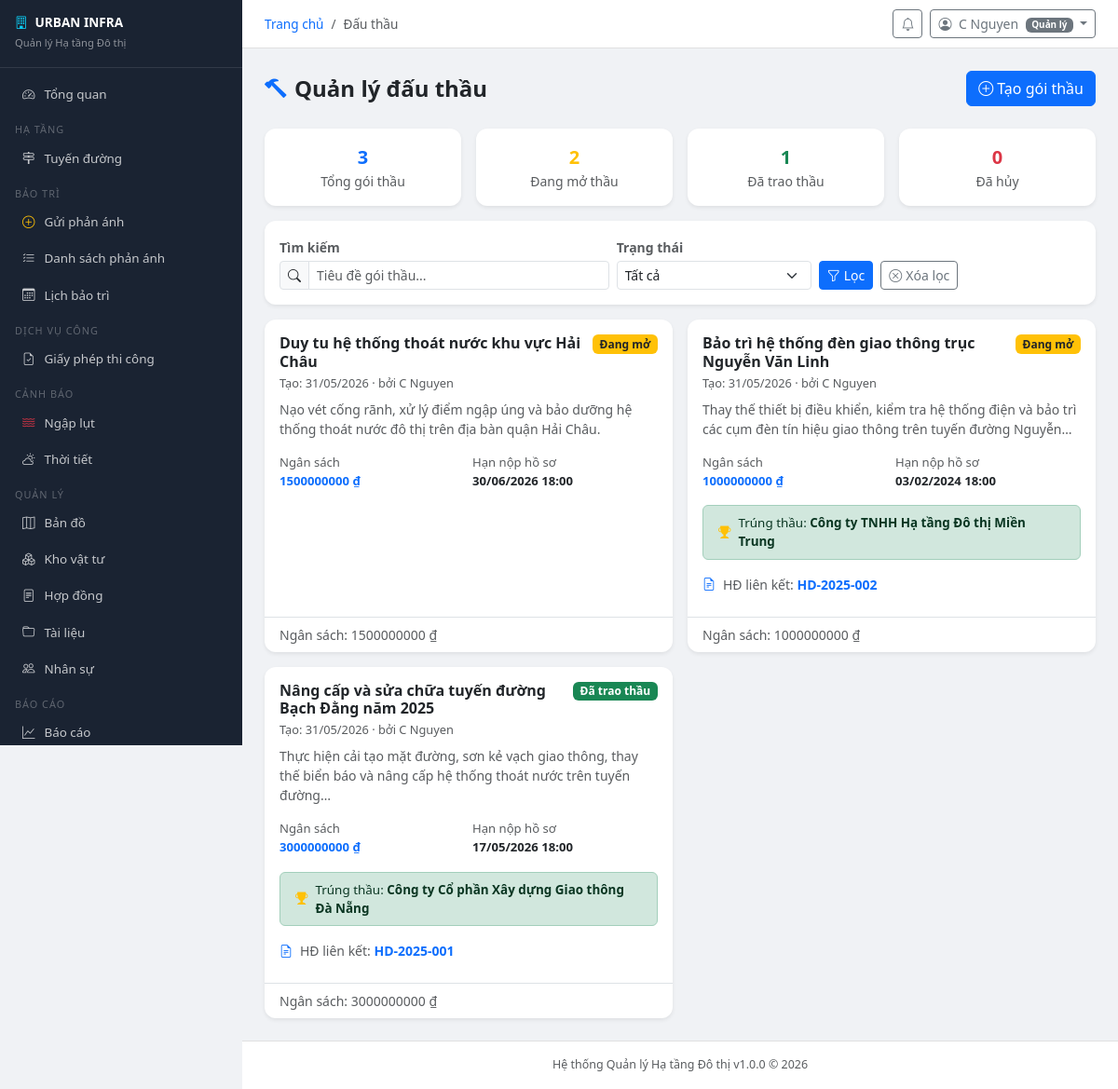
Screenshot of /contracts/tenders/ (signed in) with the database file from the repository.
### accounts/models.py (models this page shows, shortened)
class User(AbstractUser):
    ROLE_CHOICES = [
        ('admin', 'Quản trị viên hệ thống'),
        ('manager', 'Quản lý'),
        ('staff', 'Cán bộ kỹ thuật'),
        ('inspector', 'Kiểm định viên'),
        ('citizen', 'Người dân'),
    ]
    role = models.CharField('Vai trò', max_length=20, choices=ROLE_CHOICES, default='citizen')
    phone = models.CharField('Số điện thoại', max_length=15, blank=True)
    avatar = models.ImageField('Ảnh đại diện', upload_to='avatars/', blank=True, null=True)
    address = models.TextField('Địa chỉ', blank=True)
    district = models.CharField('Quận/Huyện', max_length=100, blank=True)
    ward = models.CharField('Phường/Xã', max_length=100, blank=True)
    is_locked = models.BooleanField('Bị khóa', default=False)
    locked_reason = models.TextField('Lý do khóa', blank=True)
    otp_secret = models.CharField(max_length=32, blank=True)
    two_factor_enabled = models.BooleanField('Xác thực 2 bước', default=False)
    created_at = models.DateTimeField('Ngày tạo', auto_now_add=True)
    updated_at = models.DateTimeField('Cập nhật', auto_now=True)
    class Meta:
        verbose_name = 'Người dùng'
        verbose_name_plural = 'Người dùng'
    @property
    def is_admin(self):
        return self.role == 'admin' or self.is_superuser
    @property
    def is_staff_member(self):
        return self.role in ('admin', 'manager', 'staff', 'inspector')

### contracts/models.py (models this page shows, shortened)
class Tender(models.Model):
    STATUS_CHOICES = [('open','Đang mở'),('closed','Đã đóng'),('awarded','Đã trao thầu'),('cancelled','Hủy')]
    title = models.CharField('Tiêu đề gói thầu', max_length=300)
    description = models.TextField('Mô tả')
    budget = models.DecimalField('Ngân sách (VNĐ)', max_digits=18, decimal_places=0, default=0)
    deadline = models.DateTimeField('Hạn nộp hồ sơ')
    status = models.CharField('Trạng thái', max_length=10, choices=STATUS_CHOICES, default='open')
    awarded_to = models.ForeignKey(Contractor, on_delete=models.SET_NULL, null=True, blank=True, related_name='awarded_tenders')
    result_contract = models.OneToOneField(Contract, on_delete=models.SET_NULL, null=True, blank=True, related_name='tender')
    created_by = models.ForeignKey(User, on_delete=models.SET_NULL, null=True)
    created_at = models.DateTimeField(auto_now_add=True)
    class Meta:
        verbose_name = 'Gói thầu'
        verbose_name_plural = 'Gói thầu'
        ordering = ['-created_at']

class Contractor(models.Model):
    name = models.CharField('Tên nhà thầu', max_length=200)
    tax_code = models.CharField('Mã số thuế', max_length=20, unique=True)
    address = models.TextField(blank=True)
    phone = models.CharField(max_length=15, blank=True)
    email = models.EmailField(blank=True)
    representative = models.CharField('Người đại diện', max_length=100, blank=True)
    is_active = models.BooleanField('Đang hoạt động', default=True)
    created_at = models.DateTimeField(auto_now_add=True)
    class Meta:
        verbose_name = 'Nhà thầu'
        verbose_name_plural = 'Nhà thầu'

class Contract(models.Model):
    STATUS_CHOICES = [('draft','Nháp'),('active','Đang hiệu lực'),('completed','Hoàn thành'),('terminated','Chấm dứt'),('expired','Hết hạn')]
    contract_number = models.CharField('Số hợp đồng', max_length=50, unique=True)
    title = models.CharField('Tiêu đề', max_length=300)
    contractor = models.ForeignKey(Contractor, on_delete=models.PROTECT, related_name='contracts')
    status = models.CharField('Trạng thái', max_length=15, choices=STATUS_CHOICES, default='draft')
    value = models.DecimalField('Giá trị (VNĐ)', max_digits=18, decimal_places=0, default=0)
    start_date = models.DateField('Ngày bắt đầu')
    end_date = models.DateField('Ngày kết thúc')
    terms = models.TextField('Điều khoản', blank=True)
    description = models.TextField('Mô tả', blank=True)
    guaranty = models.DecimalField('Bảo lãnh', max_digits=18, decimal_places=0, default=0)
    approved_by = models.ForeignKey(User, on_delete=models.SET_NULL, null=True, blank=True, related_name='approved_contracts')
    created_by = models.ForeignKey(User, on_delete=models.SET_NULL, null=True, related_name='created_contracts')
    document = models.FileField('Tài liệu hợp đồng', upload_to='contracts/', null=True, blank=True)
    progress_percent = models.IntegerField('Tiến độ (%)', default=0)
    created_at = models.DateTimeField(auto_now_add=True)
    updated_at = models.DateTimeField(auto_now=True)
    class Meta:
        verbose_name = 'Hợp đồng'
        verbose_name_plural = 'Hợp đồng'
        ordering = ['-created_at']

### contracts/views.py (the view)
# urls.py: path('tenders/', views.tender_list, name='tender_list'),
@login_required
@staff_required
def tender_list(request):
    qs = Tender.objects.select_related('awarded_to', 'created_by', 'result_contract').all()
    q = request.GET.get('q', '').strip()
    if q:
        qs = qs.filter(Q(title__icontains=q) | Q(description__icontains=q))
    status = request.GET.get('status', '')
    if status:
        qs = qs.filter(status=status)
    all_tenders = Tender.objects.all()
    stats = {
        'total':     all_tenders.count(),
        'open':      all_tenders.filter(status='open').count(),
        'awarded':   all_tenders.filter(status='awarded').count(),
        'cancelled': all_tenders.filter(status='cancelled').count(),
    }
    paginator = Paginator(qs, 20)
    page = paginator.get_page(request.GET.get('page', 1))
    return render(request, 'contracts/tender_list.html', {
        'page_obj':   page,
        'page_title': 'Đấu thầu',
        'stats':      stats,
    })

### contracts/templates/contracts/tender_list.html (shortened to what this page needs)
{% extends "base.html" %}
{% block content %}
<div class="d-flex justify-content-between align-items-center mb-4">
  <h4 class="fw-bold mb-0">
    <i class="bi bi-hammer text-primary me-2"></i>Quản lý đấu thầu
  </h4>
  {% if user.is_staff_member %}
  <a href="{% url 'contracts:tender_create' %}" class="btn btn-primary">
    <i class="bi bi-plus-circle me-1"></i>Tạo gói thầu
  </a>
  {% endif %}
</div>
<div class="row g-3 mb-3">
  <div class="col-6 col-md-3">
    <div class="card border-0 shadow-sm text-center py-3">
      <div class="fw-bold fs-5 text-primary">{{ stats.total|default:0 }}</div>
      <div class="small text-muted">Tổng gói thầu</div>
    </div>
  </div>
  <div class="col-6 col-md-3">
    <div class="card border-0 shadow-sm text-center py-3">
      <div class="fw-bold fs-5 text-warning">{{ stats.open|default:0 }}</div>
      <div class="small text-muted">Đang mở thầu</div>
    </div>
  </div>
  <div class="col-6 col-md-3">
    <div class="card border-0 shadow-sm text-center py-3">
      <div class="fw-bold fs-5 text-success">{{ stats.awarded|default:0 }}</div>
      <div class="small text-muted">Đã trao thầu</div>
    </div>
  </div>
  <div class="col-6 col-md-3">
    <div class="card border-0 shadow-sm text-center py-3">
      <div class="fw-bold fs-5 text-danger">{{ stats.cancelled|default:0 }}</div>
      <div class="small text-muted">Đã hủy</div>
    </div>
  </div>
</div>
<div class="card border-0 shadow-sm mb-3">
  <div class="card-body py-3">
    <form method="get" class="row g-2 align-items-end">
      <div class="col-md-5">
        <label class="form-label small fw-semibold text-muted mb-1">Tìm kiếm</label>
        <div class="input-group input-group-sm">
          <span class="input-group-text"><i class="bi bi-search"></i></span>
          <input type="text" name="q" class="form-control"
                 placeholder="Tiêu đề gói thầu..."
                 value="{{ request.GET.q|default:'' }}">
        </div>
      </div>
      <div class="col-md-3">
        <label class="form-label small fw-semibold text-muted mb-1">Trạng thái</label>
        <select name="status" class="form-select form-select-sm" onchange="this.form.submit()">
          <option value="">Tất cả</option>
        </select>
      </div>
      <div class="col-md-4">
        <button type="submit" class="btn btn-primary btn-sm me-1">
          <i class="bi bi-funnel me-1"></i>Lọc
        </button>
        <a href="{% url 'contracts:tender_list' %}" class="btn btn-outline-secondary btn-sm">
          <i class="bi bi-x-circle me-1"></i>Xóa lọc
        </a>
      </div>
    </form>
  </div>
</div>
<div class="row g-3">
  {% for tender in page_obj %}
  <div class="col-lg-6">
    <div class="card border-0 shadow-sm h-100">
      <div class="card-body">
        <div class="d-flex align-items-start justify-content-between mb-2">
          <div class="flex-grow-1 me-2">
            <h6 class="fw-bold mb-1">{{ tender.title }}</h6>
            <div class="text-muted" style="font-size:.8rem">
              Tạo: {{ tender.created_at|date:"d/m/Y" }}
              {% if tender.created_by %}· bởi {{ tender.created_by.get_full_name|default:tender.created_by.username }}{% endif %}
            </div>
          </div>
          {% if tender.status == 'open' %}
            <span class="badge bg-warning text-dark flex-shrink-0">Đang mở</span>
          {% elif tender.status == 'awarded' %}
            <span class="badge bg-success flex-shrink-0">Đã trao thầu</span>
          {% elif tender.status == 'closed' %}
            <span class="badge bg-info text-dark flex-shrink-0">Đã đóng</span>
          {% elif tender.status == 'cancelled' %}
            <span class="badge bg-danger flex-shrink-0">Đã hủy</span>
          {% else %}
            <span class="badge bg-secondary flex-shrink-0">{{ tender.status }}</span>
          {% endif %}
        </div>
        <p class="text-muted small mb-3" style="line-height:1.5">
          {{ tender.description|truncatechars:120|default:"—" }}
        </p>
        <div class="row g-2 mb-3" style="font-size:.82rem">
          <div class="col-6">
            <div class="text-muted">Ngân sách</div>
            <div class="fw-semibold text-primary">{{ tender.budget|floatformat:0 }} ₫</div>
          </div>
          <div class="col-6">
            <div class="text-muted">Hạn nộp hồ sơ</div>
            <div class="fw-semibold">
              {{ tender.deadline|date:"d/m/Y H:i"|default:"—" }}
            </div>
          </div>
        </div>
        {% if tender.awarded_to %}
        <div class="alert alert-success d-flex align-items-center gap-2 py-2 mb-3" style="font-size:.84rem">
          <i class="bi bi-trophy-fill text-warning"></i>
          <span>Trúng thầu: <strong>{{ tender.awarded_to.name }}</strong></span>
        </div>
        {% endif %}
        {% if tender.result_contract %}
        <div class="d-flex align-items-center gap-2 small text-muted mb-2">
          <i class="bi bi-file-earmark-text text-primary"></i>
          <span>HĐ liên kết:
            <a href="{% url 'contracts:contract_detail' tender.result_contract.pk %}"
               class="text-decoration-none fw-semibold">
              {{ tender.result_contract.contract_number }}
            </a>
          </span>
        </div>
        {% endif %}
      </div>
      <div class="card-footer bg-transparent border-top py-2 d-flex justify-content-end">
        <span class="text-muted small me-auto align-self-center">
          Ngân sách: {{ tender.budget|floatformat:0 }} ₫
        </span>
      </div>
    </div>
  </div>
  {% endfor %}
</div>
{% endblock %}

### templates/base.html (shortened to what this page needs)
<!DOCTYPE html>
<html lang="vi">
<head>
<link rel="stylesheet" href="https://cdnjs.cloudflare.com/ajax/libs/bootstrap/5.3.2/css/bootstrap.min.css">
<link rel="stylesheet" href="https://cdnjs.cloudflare.com/ajax/libs/bootstrap-icons/1.11.3/font/bootstrap-icons.min.css">
</head>
<body>
{% if user.is_authenticated %}
<div class="sidebar" id="sidebar">
  <div class="brand">
    <h6><i class="bi bi-building me-2 text-info"></i>{{ SYSTEM_SHORT_NAME }}</h6>
    <small>Quản lý Hạ tầng Đô thị</small>
  </div>
  <nav class="py-2">
    <a href="{% url 'dashboard' %}" class="nav-link"><i class="bi bi-speedometer2"></i>Tổng quan</a>
    <div class="nav-section">Hạ tầng</div>
    <a href="{% url 'infrastructure:road_list' %}" class="nav-link"><i class="bi bi-signpost-2"></i>Tuyến đường</a>
    <div class="nav-section">Bảo trì</div>
    <a href="{% url 'maintenance:request_create' %}" class="nav-link"><i class="bi bi-plus-circle text-warning"></i>Gửi phản ánh</a>
    <a href="{% url 'maintenance:request_list' %}" class="nav-link"><i class="bi bi-list-check"></i>Danh sách phản ánh</a>
    <a href="{% url 'maintenance:schedule_list' %}" class="nav-link"><i class="bi bi-calendar3"></i>Lịch bảo trì</a>
    <div class="nav-section">Dịch vụ công</div>
    <a href="{% url 'permits:list' %}" class="nav-link"><i class="bi bi-file-earmark-check"></i>Giấy phép thi công</a>
    <div class="nav-section">Cảnh báo</div>
    <a href="{% url 'flood:alert_list' %}" class="nav-link"><i class="bi bi-water text-danger"></i>Ngập lụt</a>
    <a href="{% url 'weather:current' %}" class="nav-link"><i class="bi bi-cloud-sun"></i>Thời tiết</a>
    <div class="nav-section">Quản lý</div>
    <a href="{% url 'maps:map' %}" class="nav-link"><i class="bi bi-map"></i>Bản đồ</a>
    <a href="{% url 'inventory:material_list' %}" class="nav-link"><i class="bi bi-boxes"></i>Kho vật tư</a>
    <a href="{% url 'contracts:contract_list' %}" class="nav-link"><i class="bi bi-file-text"></i>Hợp đồng</a>
    <a href="{% url 'documents:list' %}" class="nav-link"><i class="bi bi-folder"></i>Tài liệu</a>
    {% if user.is_staff_member %}
    <a href="{% url 'hr:employee_list' %}" class="nav-link"><i class="bi bi-people"></i>Nhân sự</a>
    {% endif %}
    <div class="nav-section">Báo cáo</div>
    <a href="{% url 'reports:summary' %}" class="nav-link"><i class="bi bi-graph-up"></i>Báo cáo</a>
  </nav>
</div>
<div class="main-content">
  <div class="topbar">
    <div class="d-flex align-items-center gap-3">
      <nav>
        <ol class="breadcrumb mb-0" style="font-size:.85rem">
          <li class="breadcrumb-item"><a href="/" class="text-decoration-none">Trang chủ</a></li>
          {% if page_title %}<li class="breadcrumb-item active">{{ page_title }}</li>{% endif %}
        </ol>
      </nav>
    </div>
    <div class="d-flex align-items-center gap-2">
      <a href="{% url 'notifications:list' %}" class="btn btn-sm btn-outline-secondary position-relative">
        <i class="bi bi-bell"></i>
      </a>
      <div class="dropdown">
        <button class="btn btn-sm btn-outline-secondary dropdown-toggle" data-bs-toggle="dropdown">
          <i class="bi bi-person-circle me-1"></i>
          {{ user.get_full_name|default:user.username }}
          <span class="badge bg-secondary ms-1" style="font-size:.62rem">{{ user.get_role_display }}</span>
        </button>
      </div>
    </div>
  </div>
  <div class="content-area">
{% endif %}
{% block content %}{% endblock %}
{% if user.is_authenticated %}
  </div>
  <footer class="text-center py-3 text-muted"
          style="font-size:.78rem; border-top:1px solid #e0e0e0; background:#fff;">
    {{ SYSTEM_NAME }} v{{ SYSTEM_VERSION }} &copy; {% now "Y" %}
  </footer>
</div>
{% else %}
</div>
{% endif %}
</body>
</html>

### rows the page displays
User: get_full_name "C Nguyen", role "Quản lý"
Tender: title "Duy tu hệ thống thoát nước khu vực Hải Châu", created_at "31/05/2026", created_by.get_full_name "C Nguyen", status "Đang mở", description "Nạo vét cống rãnh, xử lý điểm ngập úng và bảo dưỡng hệ thống thoát nước đô thị trên địa bàn quận Hải Châu.", budget "1500000000", deadline "30/06/2026 18:00"
Tender: title "Bảo trì hệ thống đèn giao thông trục Nguyễn Văn Linh", created_at "31/05/2026", created_by.get_full_name "C Nguyen", status "Đang mở", description "Thay thế thiết bị điều khiển, kiểm tra hệ thống điện và bảo trì các cụm đèn tín hiệu giao thông trên tuyến đường Nguyễn…", budget "1000000000", deadline "03/02/2024 18:00", awarded_to.name "Công ty TNHH Hạ tầng Đô thị Miền Trung", result_contract.contract_number "HD-2025-002"
Tender: title "Nâng cấp và sửa chữa tuyến đường Bạch Đằng năm 2025", created_at "31/05/2026", created_by.get_full_name "C Nguyen", status "Đã trao thầu", description "Thực hiện cải tạo mặt đường, sơn kẻ vạch giao thông, thay thế biển báo và nâng cấp hệ thống thoát nước trên tuyến đường…", budget "3000000000", deadline "17/05/2026 18:00", awarded_to.name "Công ty Cổ phần Xây dựng Giao thông Đà Nẵng", result_contract.contract_number "HD-2025-001"

### other values shown
{{ SYSTEM_SHORT_NAME }} "URBAN INFRA"
{{ page_title }} "Đấu thầu"
{{ stats.total|default:0 }} "3"
{{ stats.open|default:0 }} "2"
{{ stats.awarded|default:0 }} "1"
{{ stats.cancelled|default:0 }} "0"
{{ SYSTEM_NAME }} "Hệ thống Quản lý Hạ tầng Đô thị"
{{ SYSTEM_VERSION }} "1.0.0"
